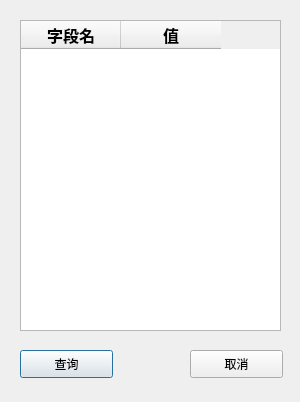
<?xml version="1.0" encoding="UTF-8"?>
<ui version="4.0">
 <class>SelectDialog</class>
 <widget class="QDialog" name="SelectDialog">
  <property name="geometry">
   <rect>
    <x>0</x>
    <y>0</y>
    <width>300</width>
    <height>402</height>
   </rect>
  </property>
  <property name="windowTitle">
   <string>Dialog</string>
  </property>
  <widget class="QTableWidget" name="tableWidget">
   <property name="geometry">
    <rect>
     <x>20</x>
     <y>20</y>
     <width>261</width>
     <height>311</height>
    </rect>
   </property>
   <column>
    <property name="text">
     <string>字段名</string>
    </property>
    <property name="font">
     <font>
      <pointsize>12</pointsize>
      <weight>75</weight>
      <bold>true</bold>
     </font>
    </property>
   </column>
   <column>
    <property name="text">
     <string>值</string>
    </property>
    <property name="font">
     <font>
      <pointsize>12</pointsize>
      <weight>75</weight>
      <bold>true</bold>
     </font>
    </property>
   </column>
  </widget>
  <widget class="QPushButton" name="selectButton">
   <property name="geometry">
    <rect>
     <x>20</x>
     <y>350</y>
     <width>93</width>
     <height>28</height>
    </rect>
   </property>
   <property name="text">
    <string>查询</string>
   </property>
  </widget>
  <widget class="QPushButton" name="cancelButton">
   <property name="geometry">
    <rect>
     <x>190</x>
     <y>350</y>
     <width>93</width>
     <height>28</height>
    </rect>
   </property>
   <property name="text">
    <string>取消</string>
   </property>
  </widget>
 </widget>
 <resources/>
 <connections/>
</ui>
